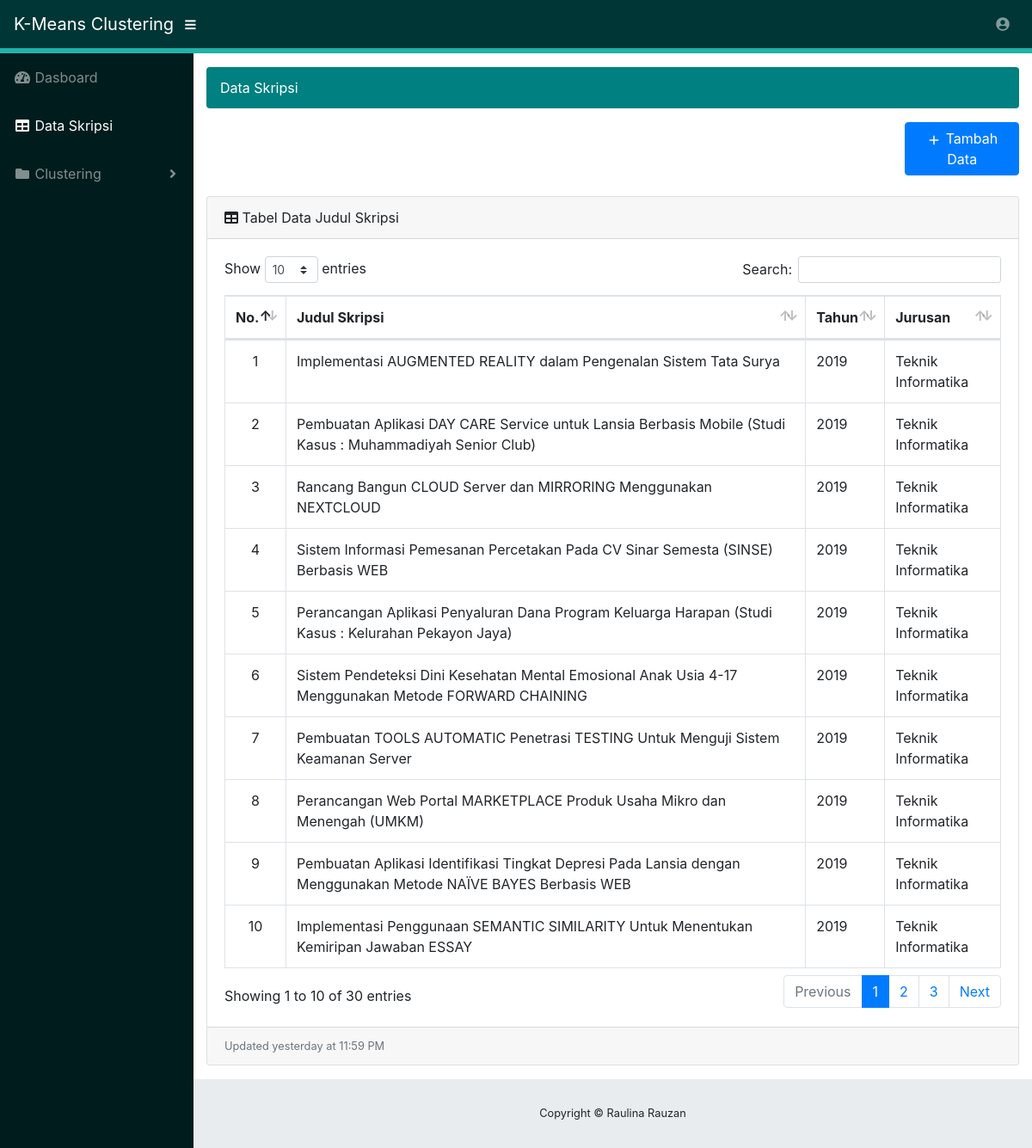
Screenshot of / (signed in) with the database file from the repository.
### tables this page shows
CREATE TABLE `skripsi1` (
  `id` int(11) NOT NULL,
  `judul_skripsi` varchar(255) DEFAULT NULL,
  `tahun` year(4) DEFAULT NULL,
  `jurusan` varchar(50) DEFAULT NULL,
  `kategori` int(11) NOT NULL
);

### koneksi.php (called while the page is built, shortened)
<?php
$conn = mysqli_connect("localhost", "root", "", "skripsi");
function query($query)
{
	global $conn;
	$result = mysqli_query($conn, $query);
	$rows = [];
	while ($row = mysqli_fetch_assoc($result)) {
		$rows[] = $row;
	}
	return $rows;
}

### index.php (the view, shortened to what this page needs)
<?php
require 'koneksi.php';
$skripsi1 = query("SELECT * FROM skripsi1");
?>
<!DOCTYPE html>
<html lang="en">
<head>
  <link href="vendor/fontawesome-free/css/all.min.css" rel="stylesheet" type="text/css">
  <link href="vendor/datatables/dataTables.bootstrap4.css" rel="stylesheet">
  <link href="css/sb-admin.css" rel="stylesheet">
</head>
<body id="page-top">
  <nav class="navbar navbar-expand navbar-dark  static-top" style="background-color:#003636">
    <a class="navbar-brand mr-1" href="dasboard.php"> K-Means Clustering</a>
    <button class="btn btn-link btn-sm text-white order-1 order-sm-0" id="sidebarToggle" href="#">
      <i class="fas fa-bars"></i>
    </button>
    <ul class="navbar-nav ml-auto ml-md-0">
      <li class="nav-item dropdown no-arrow">
        <a class="nav-link dropdown-toggle" href="#" id="userDropdown" role="button" data-toggle="dropdown" aria-haspopup="true" aria-expanded="false">
          <i class="fas fa-user-circle fa-fw"></i>
        </a>
      </li>
    </ul>
  </nav>
  <div class="garis" style="width: 100%;height: 6px; background-color:#20B2AA;"></div>
  <div id="wrapper">
    <ul class="sidebar navbar-nav" style="background-color: #001C1C">
      <li class="nav-item ">
        <a class="nav-link" href="dasboard.php">
          <i class="fas fa-fw fa-tachometer-alt"></i>
          <span>Dasboard</span>
        </a>
      </li>
      <li class="nav-item active">
        <a class="nav-link" href="index.php">
          <i class="fas fa-fw fa-table"></i>
          <span>Data Skripsi</span>
        </a>
      </li>
      <li class="nav-item dropdown">
        <a class="nav-link dropdown-toggle" href="#" id="pagesDropdown" role="button" data-toggle="dropdown" aria-haspopup="true" aria-expanded="false">
          <i class="fas fa-fw fa-folder"></i>
          <span>Clustering</span>
        </a>
      </li>
    </ul>
    <div id="content-wrapper">
      <div class="container-fluid">
        <ol class="breadcrumb" style="background-color:   #008080;color:white;">
          <li class="breadcrumb-item">
            Data Skripsi
          </li>
        </ol>
        <div class="row">
          <div class="col-md-2 offset-md-10">
            <button type="button" class="btn btn-primary" style=""> <img src="icon/add.png"><a href="tambah_data.php" style="text-decoration: none; position: relative; color: white;"> Tambah Data</a>
            </button>
          </div>
        </div>
        <br>
        <div class="card mb-3">
          <div class="card-header">
            <i class="fas fa-table"></i>
            Tabel Data Judul Skripsi
          </div>
          <div class="card-body">
            <div class="table-responsive">
              <table class="table table-bordered" id="dataTable1" width="100%" cellspacing="0">
                <thead>
                  <tr>
                    <th>No.</th>
                    <th>Judul Skripsi</th>
                    <th>Tahun</th>
                    <th>Jurusan</th>
                  </tr>
                </thead>
                <tbody>
                  <?php $i = 1; ?>
                  <?php foreach ($skripsi1 as $skr) : ?>
                    <tr>
                      <td style="text-align: center;"> <?php echo $i;  ?></td>
                      <td> <?php echo $skr["judul_skripsi"];  ?></td>
                      <td> <?php echo $skr["tahun"];  ?></td>
                      <td> <?php echo $skr["jurusan"];  ?></td>
                    </tr>
                    <?php $i++; ?>
                  <?php endforeach;  ?>
                </tbody>
              </table>
            </div>
          </div>
          <div class="card-footer small text-muted">Updated yesterday at 11:59 PM</div>
        </div>
      </div>
      <footer class="sticky-footer">
        <div class="container my-auto">
          <div class="copyright text-center my-auto">
            <span>Copyright © Raulina Rauzan</span>
          </div>
        </div>
      </footer>
    </div>
  </div>
</body>
</html>

### rows the page displays
skripsi1: judul_skripsi "Implementasi AUGMENTED REALITY dalam Pengenalan Sistem Tata Surya", tahun "2019", jurusan "Teknik Informatika"
skripsi1: judul_skripsi "Pembuatan Aplikasi DAY CARE Service untuk Lansia Berbasis Mobile (Studi Kasus : Muhammadiyah Senior Club)", tahun "2019", jurusan "Teknik Informatika"
skripsi1: judul_skripsi "Rancang Bangun CLOUD Server dan MIRRORING Menggunakan NEXTCLOUD", tahun "2019", jurusan "Teknik Informatika"
skripsi1: judul_skripsi "Sistem Informasi Pemesanan Percetakan Pada CV Sinar Semesta (SINSE) Berbasis WEB", tahun "2019", jurusan "Teknik Informatika"
skripsi1: judul_skripsi "Perancangan Aplikasi Penyaluran Dana Program Keluarga Harapan (Studi Kasus : Kelurahan Pekayon Jaya)", tahun "2019", jurusan "Teknik Informatika"
skripsi1: judul_skripsi "Sistem Pendeteksi Dini Kesehatan Mental Emosional Anak Usia 4-17 Menggunakan Metode FORWARD CHAINING", tahun "2019", jurusan "Teknik Informatika"
skripsi1: judul_skripsi "Pembuatan TOOLS AUTOMATIC Penetrasi TESTING Untuk Menguji Sistem Keamanan Server", tahun "2019", jurusan "Teknik Informatika"
skripsi1: judul_skripsi "Perancangan Web Portal MARKETPLACE Produk Usaha Mikro dan Menengah (UMKM)", tahun "2019", jurusan "Teknik Informatika"
skripsi1: judul_skripsi "Pembuatan Aplikasi Identifikasi Tingkat Depresi Pada Lansia dengan Menggunakan Metode NAÏVE BAYES Berbasis WEB", tahun "2019", jurusan "Teknik Informatika"
skripsi1: judul_skripsi "Implementasi Penggunaan SEMANTIC SIMILARITY Untuk Menentukan Kemiripan Jawaban ESSAY", tahun "2019", jurusan "Teknik Informatika"
